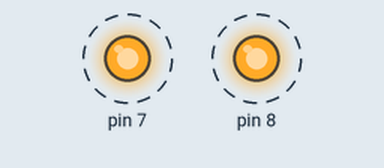
Recording of a sketch running on a simulated Arduino Uno, built with avr-gcc and run on an emulated ATmega328P. On the bench: output pins drawn as LEDs (lit = HIGH). Dashed ring = blinking.

Above: at 0.2 s.
Timing chart, 0 to 3.0 s (numbered marks = the images above):
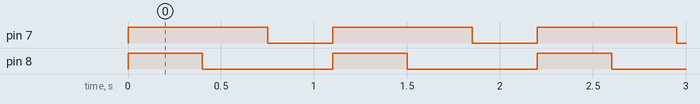

The sketch:

coding.ino
```cpp
void setup()
{
  pinMode(7, OUTPUT);
  pinMode(8, OUTPUT);
}

void loop()
{
  digitalWrite(7, HIGH);
  digitalWrite(8, HIGH);
  delay(400);
  digitalWrite(7, HIGH);
  digitalWrite(8, LOW);
  delay(350);
  digitalWrite(7, LOW);
  digitalWrite(8, LOW);
  delay(250);
  digitalWrite(7, LOW);
  delay(100);
}
```

Measured:
- by itself, pin 7: alternates HIGH for 0.75 s and LOW for 0.35 s
- by itself, pin 8: alternates HIGH for 0.40 s and LOW for 0.70 s
- by itself, everything shown: repeats every 1.1 s, in 3 steps
